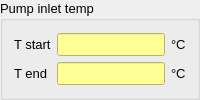
         <widget class="QGroupBox" name="PumpInletTemp_GroupBox">
          <property name="maximumSize">
           <size>
            <width>200</width>
            <height>16777215</height>
           </size>
          </property>
          <property name="font">
           <font>
            <pointsize>10</pointsize>
           </font>
          </property>
          <property name="title">
           <string>Pump inlet temp</string>
          </property>
          <layout class="QVBoxLayout" name="verticalLayout_8">
           <item>
            <layout class="QGridLayout" name="gridLayout_5">
             <item row="0" column="1">
              <widget class="QLineEdit" name="TempStartPumpInlet_LE">
               <property name="enabled">
                <bool>true</bool>
               </property>
               <property name="font">
                <font>
                 <pointsize>10</pointsize>
                 <weight>50</weight>
                 <bold>false</bold>
                </font>
               </property>
               <property name="styleSheet">
                <string notr="true">background-color: rgb(255, 255, 149);</string>
               </property>
               <property name="readOnly">
                <bool>true</bool>
               </property>
              </widget>
             </item>
             <item row="0" column="0">
              <widget class="QLabel" name="label_11">
               <property name="font">
                <font>
                 <pointsize>10</pointsize>
                </font>
               </property>
               <property name="text">
                <string>T start</string>
               </property>
              </widget>
             </item>
             <item row="0" column="2">
              <widget class="QLabel" name="UnitTStartPumpInlet_LB">
               <property name="font">
                <font>
                 <pointsize>10</pointsize>
                </font>
               </property>
               <property name="text">
                <string>°C</string>
               </property>
              </widget>
             </item>
             <item row="1" column="2">
              <widget class="QLabel" name="UnitTEndPumpInlet_LB">
               <property name="font">
                <font>
                 <pointsize>10</pointsize>
                </font>
               </property>
               <property name="text">
                <string>°C</string>
               </property>
              </widget>
             </item>
             <item row="1" column="0">
              <widget class="QLabel" name="label_12">
               <property name="font">
                <font>
                 <pointsize>10</pointsize>
                </font>
               </property>
               <property name="text">
                <string>T end</string>
               </property>
              </widget>
             </item>
             <item row="1" column="1">
              <widget class="QLineEdit" name="TempEndPumpInlet_LE">
               <property name="enabled">
                <bool>true</bool>
               </property>
               <property name="font">
                <font>
                 <pointsize>10</pointsize>
                 <weight>50</weight>
                 <bold>false</bold>
                </font>
               </property>
               <property name="styleSheet">
                <string notr="true">background-color: rgb(255, 255, 149);</string>
               </property>
               <property name="readOnly">
                <bool>true</bool>
               </property>
              </widget>
             </item>
            </layout>
           </item>
          </layout>
         </widget>
